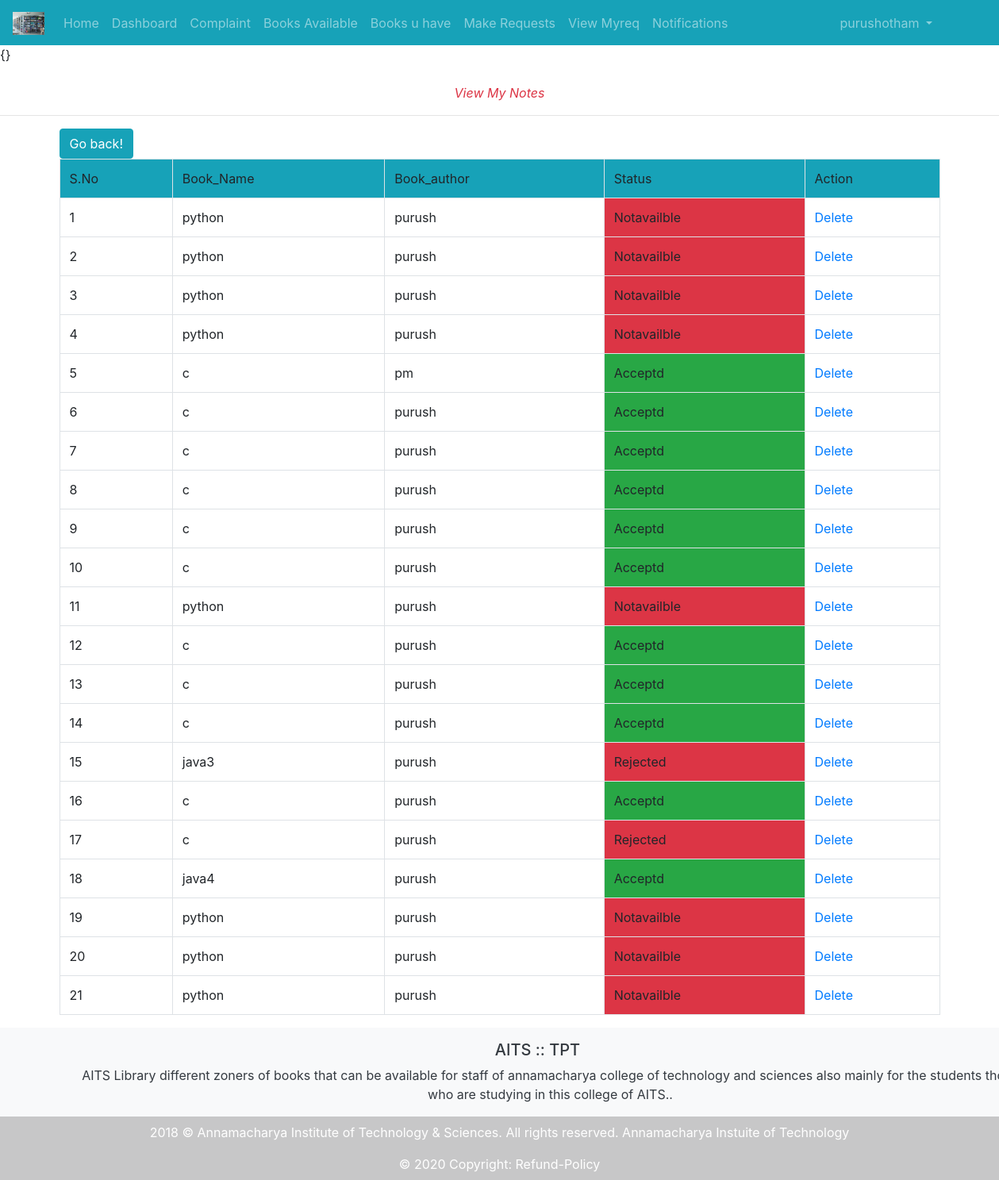
Page /myreq/ (signed in) on the earlier database version.
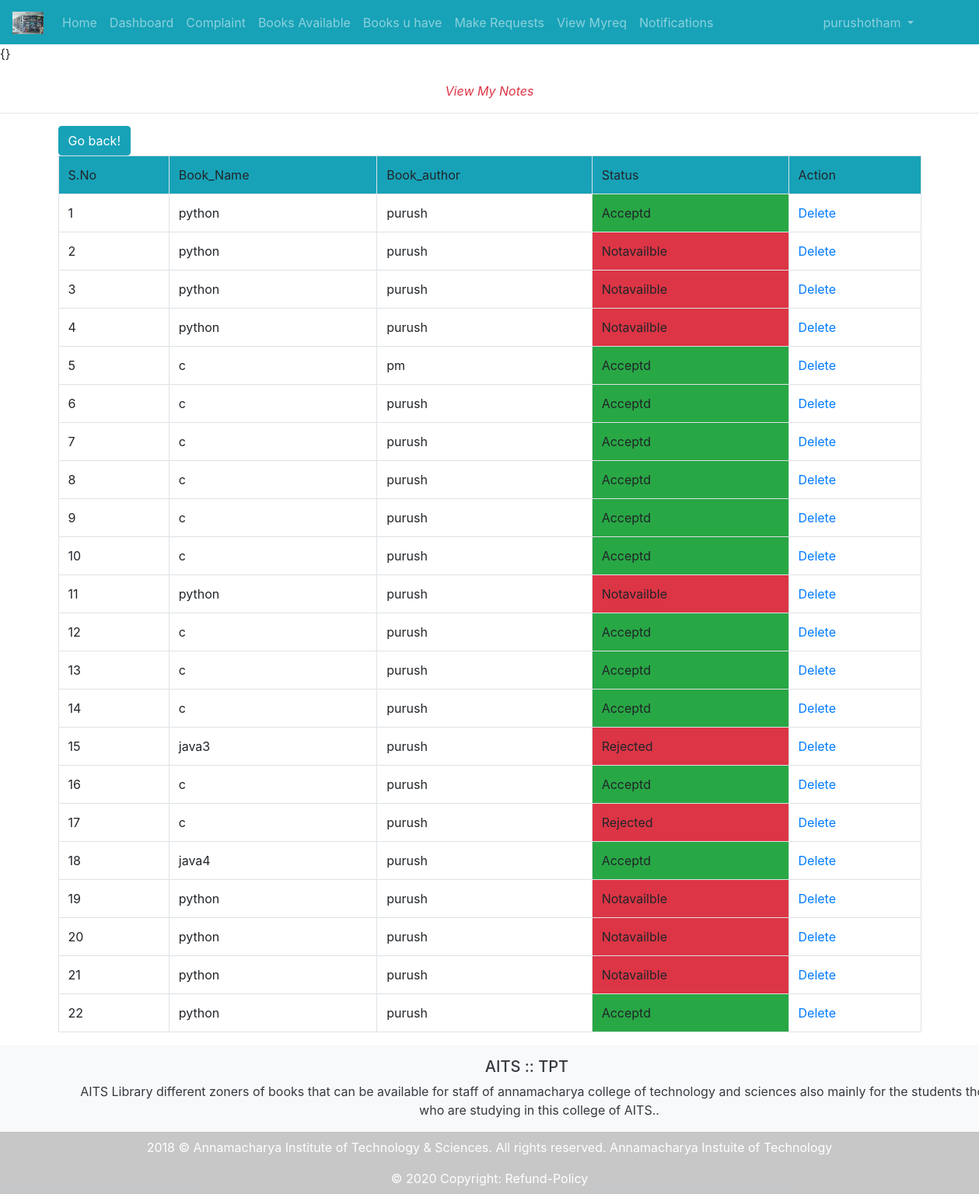
Same page on the later database version.
### NoteApp/models.py (models this page shows)
class st_admin_data(models.Model):
	Rg_No=models.CharField(max_length=120)
	Branch=models.CharField(max_length=120)
	Name=models.CharField(max_length=120)
	issue_status=models.IntegerField(default=0)
	Book_name=models.CharField(max_length=120)
	Book_author=models.CharField(max_length=120)
	Book_count=models.IntegerField(default=0)
	Issue_date=models.DateField(blank=True,null=True)
	Expire_date=models.DateField(blank=True,null=True)
	uid=models.ForeignKey(User,on_delete=models.CASCADE)

### NoteApp/views.py (the view)
# urls.py: path('myreq/',views.myreq,name='myreq'),
@login_required
def myreq(req):
	notes=st_admin_data.objects.filter(uid_id=req.user.id)
	return render(req,'html/myres.html',{'data':notes})

### NoteApp/templates/html/myres.html (shortened to what this page needs)
{% extends 'html/base.html' %}
{% load static %}
{% block content %}
<div class="text-center text-danger">
	<br>
	<span><i>View My Notes</i></span>
</div>
<hr>
<div class="container">
	<table class="table table-bordered">
		<input type="button" value="Go back!" class="btn btn-info" onclick="history.back()">
		<tr class="bg bg-info">
			<td>S.No</td>
			<td>Book_Name</td>
			<td>Book_author</td>
			<td>Status</td>
			<td>Action</td>
		</tr>
				{% for i in data %}
				<tr>
					<td>{{forloop.counter}}</td>
					<td>{{i.Book_name}}</td>
					<td>{{i.Book_author}}</td>
					{% if i.issue_status is 0 %}
					<td class="bg bg-warning">pending</td>
					{% elif i.issue_status is 1 %}
					<td class="bg bg-success">Acceptd</td>
					{% elif i.issue_status is 2 %}
					<td class="bg bg-danger">Rejected</td>
					{% else %}
					<td class="bg bg-danger">Notavailble</td>
					{% endif %}
					<td><a class="confirm-delete" href="{% url 'datadelete' i.id %}">Delete</a></td>
				</tr>
			{% endfor %}
	</table>
</div>
{% endblock %}

Differences in the rows shown:
changed st_admin_data (number 1 of 22 on the later page): issue_status "Notavailble" → "Acceptd"
added st_admin_data: Book_name "python", Book_author "purush", issue_status "Acceptd"
